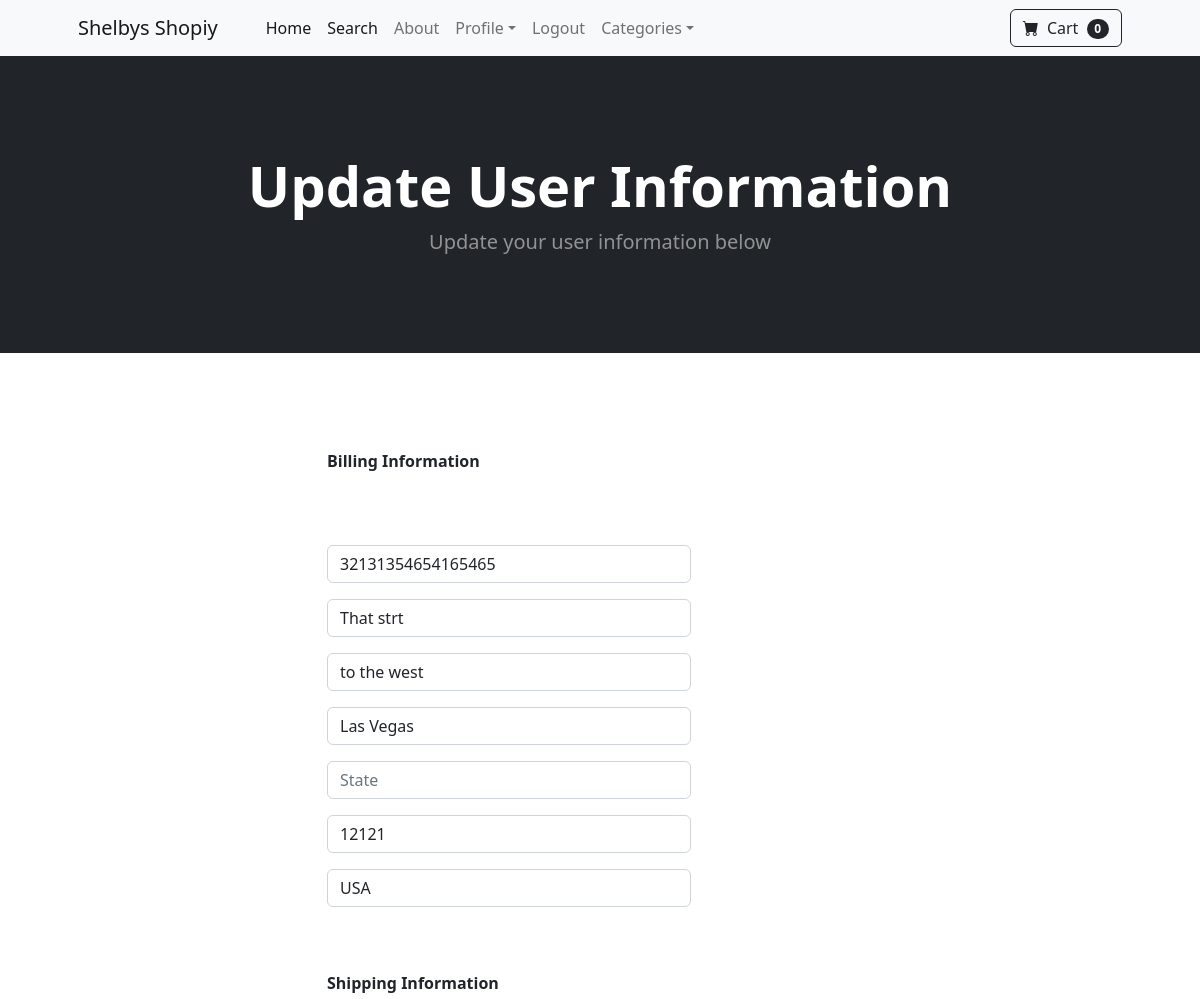
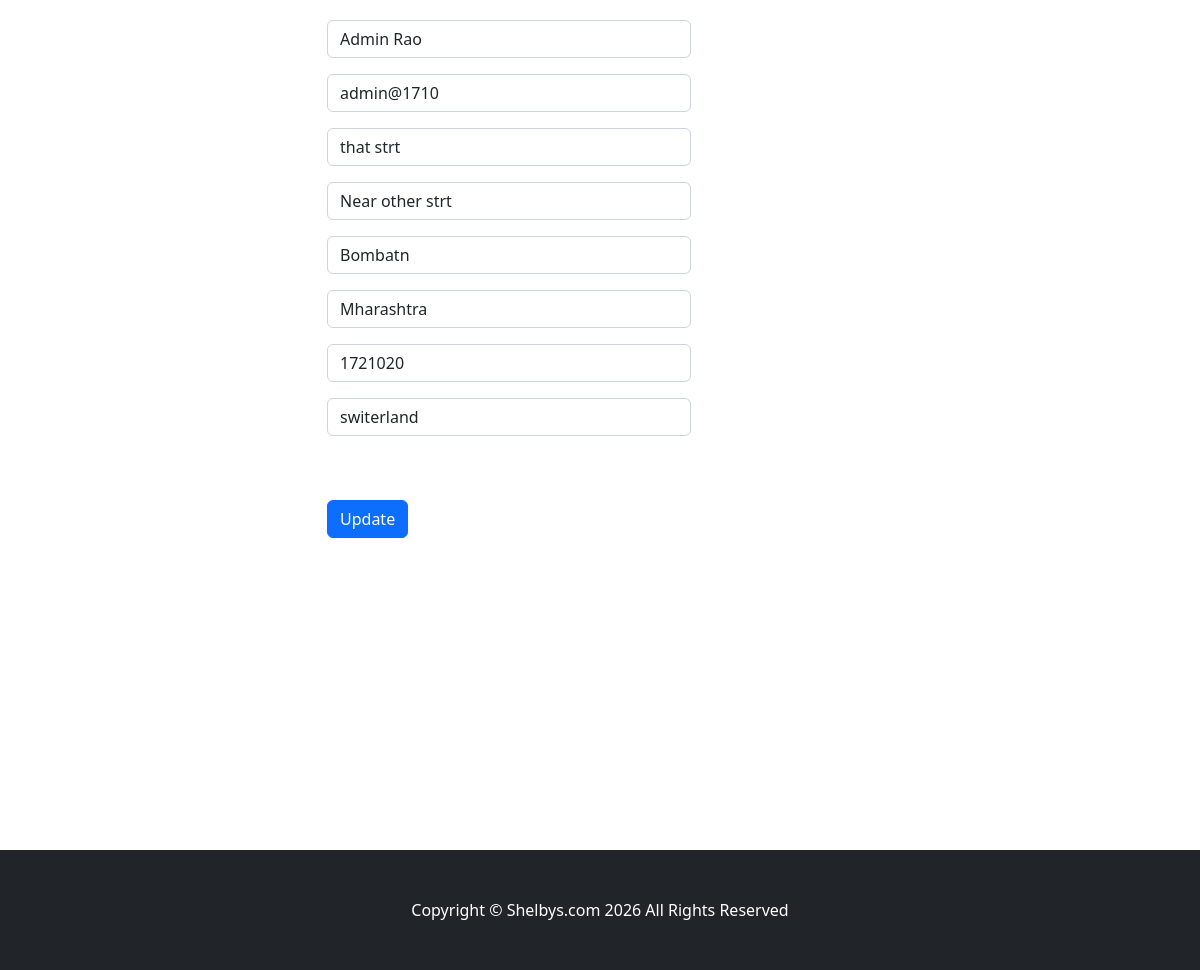
The page /update_info/ (signed in) on the database its author committed (2 pictures, top to bottom).
### store/models.py (models this page shows, shortened)
class Profile(models.Model):
    user = models.OneToOneField(User, on_delete = models.CASCADE)
    date_modified = models.DateTimeField(User, auto_now = True)
    phone = models.CharField(max_length = 20, blank = True)
    address1 = models.CharField(max_length = 200, blank = True)
    address2 = models.CharField(max_length = 200, blank = True)
    city = models.CharField(max_length = 200, blank = True)
    state = models.CharField(max_length = 200, blank = True)
    pincode = models.CharField(max_length = 200,blank = True)
    country = models.CharField(max_length = 200, blank = True)
    old_cart = models.CharField(max_length = 200, blank = True, null = True)

### payment/models.py (models this page shows, shortened)
class ShippingAddress(models.Model):
    user = models.ForeignKey(User, on_delete = models.CASCADE, null = True, blank = True)
    shipping_full_name = models.CharField(max_length = 255, default = '')
    shipping_email = models.CharField(max_length = 255, default = '')
    shipping_address1 = models.CharField(max_length = 255, default = '')
    shipping_address2 = models.CharField(max_length = 255, default = '')
    shipping_city = models.CharField(max_length = 255, default = '')
    shipping_state = models.CharField(max_length = 255, default = '', null = True, blank = True)
    shipping_pincode = models.CharField(max_length = 255, default = '' ,null = True, blank = True)
    shipping_country = models.CharField(max_length = 255, default = '')
    class Meta:
        verbose_name_plural = "Shipping Address"

### store/views.py (the view)
# urls.py: path('update_info/', views.update_info, name = 'update_info'),
def update_info(request):
    if request.user.is_authenticated:
        current_user = Profile.objects.get(user__id = request.user.id)
        shipping_user = ShippingAddress.objects.get(user__id = request.user.id)
        form = UserInfoForm(request.POST or None, instance = current_user )
        shipping_form = ShippingForm(request.POST or None, instance = shipping_user )
        if form.is_valid() or shipping_form.is_valid() :
            form.save()
            shipping_form.save()
            messages.success(request, "The User Info  has been been Updated!!!!!!!")
            return redirect('home')
        return render(request, 'update_info.html', {'form': form, 'shipping_form': shipping_form})
    else:
            messages.error(request, 'You must be logged in to access the page')
            return redirect('home')

### store/forms.py
class UserInfoForm(forms.ModelForm):
    phone = forms.CharField(label = '', widget = forms.TextInput(attrs = {'class': 'form-control', 'placeholder': 'Phone'}), required = False)
    address1 = forms.CharField(label = '', widget = forms.TextInput(attrs = {'class': 'form-control', 'placeholder': 'Address Line 1'}), required = False)
    address2 = forms.CharField(label = '', widget = forms.TextInput(attrs = {'class': 'form-control', 'placeholder': 'Address Line 2'}), required = False)
    city = forms.CharField(label = '', widget = forms.TextInput(attrs = {'class': 'form-control', 'placeholder': 'City'}), required = False)
    state = forms.CharField(label = '', widget = forms.TextInput(attrs = {'class': 'form-control', 'placeholder': 'State'}), required = False)
    pincode = forms.CharField(label = '', widget = forms.TextInput(attrs = {'class': 'form-control', 'placeholder': 'Pincode'}), required = False)
    country = forms.CharField(label = '', widget = forms.TextInput(attrs = {'class': 'form-control', 'placeholder': 'Country'}), required = False)
    class Meta:
        model = Profile
        fields = ['phone', 'address1', 'address2', 'city', 'state' , 'pincode', 'country']

### cart/cart.py (called while the page is built)
    def __len__(self):
        return len(self.cart)

### cart/context_processors.py (called while the page is built)
def cart(request):
    return {'cart': Cart(request)}

### store/templates/update_info.html (shortened to what this page needs)
{% extends 'base.html' %}
{% block content %}
        <header class="bg-dark py-5">
            <div class="container px-4 px-lg-5 my-5">
                <div class="text-center text-white">
                    <h1 class="display-4 fw-bolder">Update User Information</h1>
                    <p class="lead fw-normal text-white-50 mb-0">Update your user information below</p>
                </div>
            </div>
        </header>
        <div class = "container">
            <div class = "row">
                <div class = "col-md-6 offset-md-3">
                    <br><br>
                    <div class = "col-8">
                        <br><br>
                        <strong>Billing Information</strong>
                        <br><br>
                        <form method = "POST" action = "{% url 'update_info' %}" >
                            <br><br>
                            {{ form.as_p }}
                            <br><br>
                            <strong>Shipping Information</strong>
                            <br><br>
                            {{ shipping_form.as_p }}
                            <br><br>
                            <button type = "submit" class="btn btn-primary" >
                                Update
                            </button>
                        </form>
                        <br>
<br><br>
<br><br>
<br><br>
<br><br>
<br><br>
<br><br>
                </div>
                    </div>
            </div>
        </div>
{% endblock %}

### rows shown on the page
Profile: phone "32131354654165465", address1 "That strt", address2 "to the west", city "Las Vegas", pincode "12121", country "USA"
ShippingAddress: shipping_full_name "Admin Rao", shipping_email "admin@1710", shipping_address1 "that strt", shipping_address2 "Near other strt", shipping_city "Bombatn", shipping_state "Mharashtra", shipping_pincode "1721020", shipping_country "switerland"

### other values the page prints
{{ cart|length }} "0"
